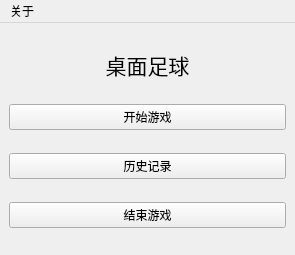
<?xml version="1.0" encoding="UTF-8"?>
<ui version="4.0">
 <class>MainWindow</class>
 <widget class="QMainWindow" name="MainWindow">
  <property name="geometry">
   <rect>
    <x>0</x>
    <y>0</y>
    <width>295</width>
    <height>255</height>
   </rect>
  </property>
  <property name="windowTitle">
   <string>开始界面</string>
  </property>
  <widget class="QWidget" name="centralwidget">
   <layout class="QVBoxLayout" name="verticalLayout">
    <item>
     <widget class="QLabel" name="label">
      <property name="sizePolicy">
       <sizepolicy hsizetype="Preferred" vsizetype="Fixed">
        <horstretch>0</horstretch>
        <verstretch>0</verstretch>
       </sizepolicy>
      </property>
      <property name="font">
       <font>
        <pointsize>16</pointsize>
       </font>
      </property>
      <property name="text">
       <string>桌面足球</string>
      </property>
      <property name="alignment">
       <set>Qt::AlignCenter</set>
      </property>
     </widget>
    </item>
    <item>
     <widget class="QPushButton" name="startButton">
      <property name="text">
       <string>开始游戏</string>
      </property>
     </widget>
    </item>
    <item>
     <widget class="QPushButton" name="rankButton">
      <property name="sizePolicy">
       <sizepolicy hsizetype="Minimum" vsizetype="Fixed">
        <horstretch>0</horstretch>
        <verstretch>0</verstretch>
       </sizepolicy>
      </property>
      <property name="text">
       <string>历史记录</string>
      </property>
     </widget>
    </item>
    <item>
     <widget class="QPushButton" name="exitButton">
      <property name="text">
       <string>结束游戏</string>
      </property>
     </widget>
    </item>
   </layout>
  </widget>
  <widget class="QMenuBar" name="menuBar">
   <property name="geometry">
    <rect>
     <x>0</x>
     <y>0</y>
     <width>295</width>
     <height>26</height>
    </rect>
   </property>
   <widget class="QMenu" name="menuAbout">
    <property name="title">
     <string>关于</string>
    </property>
    <addaction name="actionUpdate"/>
    <addaction name="actionMessage"/>
   </widget>
   <addaction name="menuAbout"/>
  </widget>
  <action name="actionUpdate">
   <property name="text">
    <string>操作说明</string>
   </property>
  </action>
  <action name="actionMessage">
   <property name="text">
    <string>信息</string>
   </property>
  </action>
 </widget>
 <resources/>
 <connections/>
</ui>
